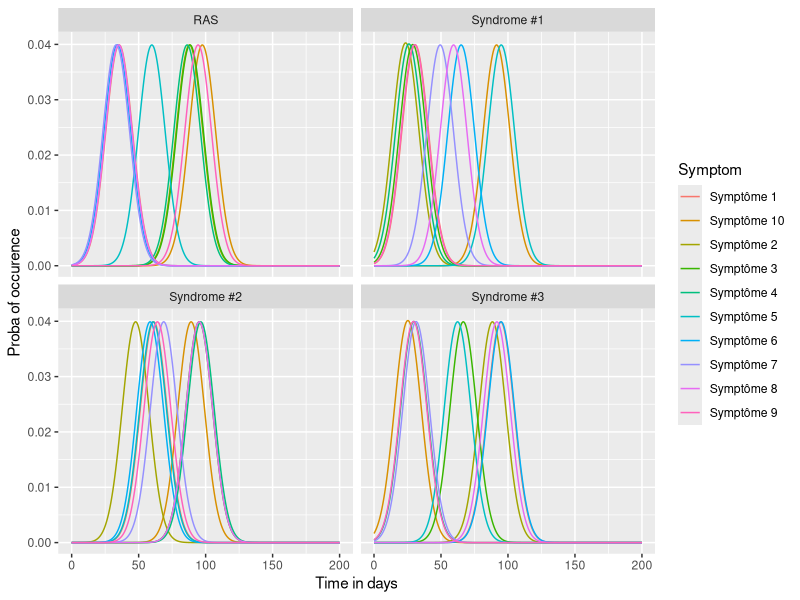
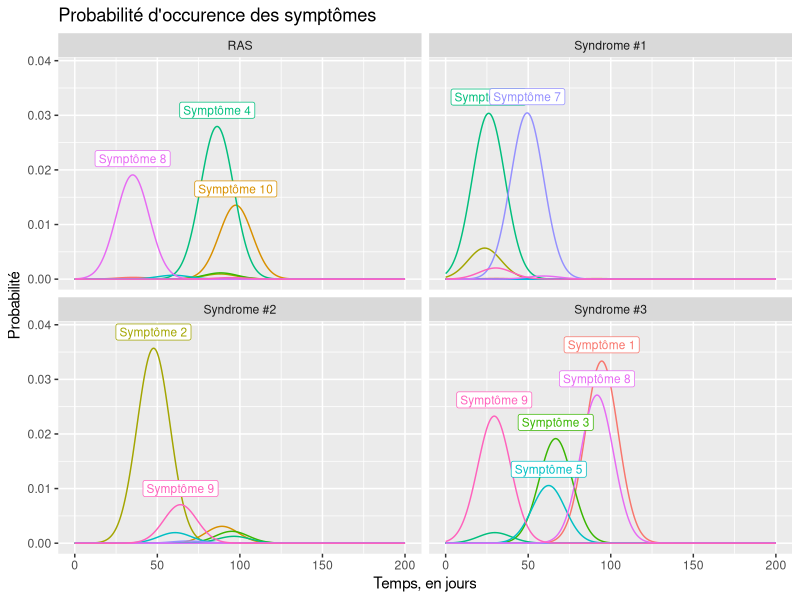
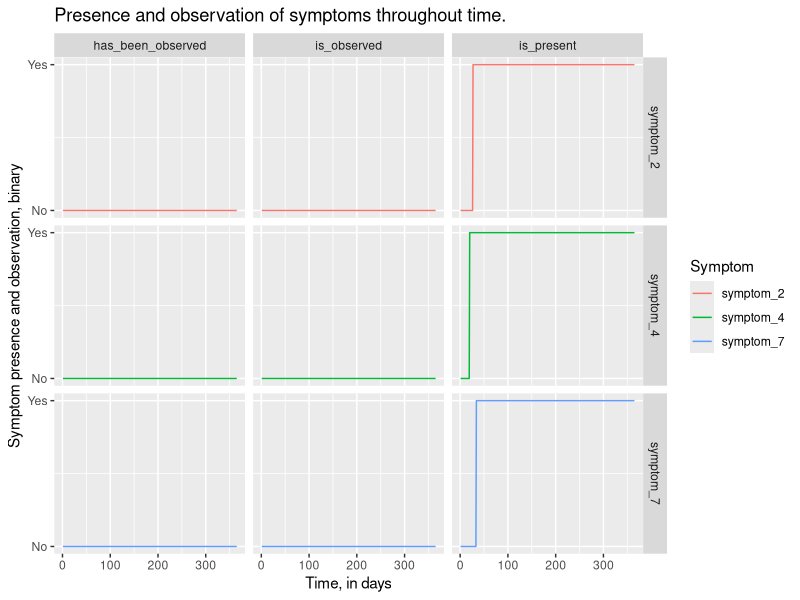

Recreate these plots in R, in order.
# # # # # # # # # # # # # # # # # # # # # # # # # # # # # 
#     HANDLING LIBRARIES (to not do it afterwards ...)
# # # # # # # # # # # # # # # # # # # # # # # # # # # # # 

# load viz library ggplot2
library(ggplot2)

# truncated normal distribution library
library(truncnorm)

# # # # # # # # # # # # # # # # # # # # # # # # # # # # # 
#               CONSTRUCTING METADATAS (I)
# # # # # # # # # # # # # # # # # # # # # # # # # # # # # 

# Metadata on syndromes considered
# ntr = nothing to report
# rd = rare disease
# cd = common disease
syndrome_metadata <- data.frame(
  'id' = paste0('syndrome_', c('ntr', 1:3)),
  'label' = c('RAS', paste0('Syndrome #', 1:3)),
  'is_rare' = c(F, T, F, F),
  'proba' = c(0.40, 0.01, 0.30, 0.29)
)

# Metadata on symptoms considered
# ntr = nothing to report
set.seed(seed = 896543)
N <- 10
set_symptom_types <- c('beginning_to_end', 'chronic', 'latent')
symptom_metadata <- data.frame(
  'id' = paste0('symptom_', 1:N),
  'label' = paste0('Symptôme ', 1:N),
  ## 'label' = paste0('name_symptom_', 1:N),
  'type' = sample(x = set_symptom_types, size = N, replace = TRUE)
)

# # # # # # # # # # # # # # # # # # # # # # # # # # # # # 
#               CONSTRUCTING METADATAS (II)
# # # # # # # # # # # # # # # # # # # # # # # # # # # # # 

# Defining : 
# - independent probability of occurence 
# - conditional occurence times of symptomes conditional on syndromes
# - for chronical syndromes : periodicity

# cross syndromes and symptoms
cross_metadata <- expand.grid(
  'syndrome_id' = syndrome_metadata$id,
  'symptom_id' = symptom_metadata$id
)

rnormalmixture <- function(n, nu, mu, sd){
  grp <- sample(x = 1:length(nu), size = n, replace = TRUE, prob = nu)
  val <- rep(NA, n)
  for(i in 1:length(nu)){
    val[grp == i] <- rnorm(n = sum(grp == i), mean = mu[i], sd = sd[i])
  }
  return(val)
}
# test <- rnormalmixture(n = 1000, nu = c(0.5, 0.2, 0.3), mu = c(-10, 0, 10), sd = c(3,3,3)/100)
# hist(test, breaks = 30)

# set seed for reproducibility of results
set.seed(seed = 19876543)

# probability of observing symptom conditionally to syndrome
cross_metadata$proba_symptom_cond_syndrome <- rbeta(n = nrow(cross_metadata), shape1 = 1/4, shape2 = 1)

# mean and sd of time between syndrome occurence and (first) symptom occurence
cross_metadata$mean_time_before_symptom_declaration <- rnormalmixture(n = nrow(cross_metadata), nu = c(1/3, 1/3, 1/3), mu = c(30, 60, 90), sd = rep(5, 3))
cross_metadata$sd_time_before_symptom_declaration <- 10

# mean time between symptom occurences
cross_metadata$symptom_periodicity <- rchisq(n = nrow(cross_metadata), df = 30, ncp = 0)
temp_chronic_symptom <- cross_metadata$symptom_id %in% symptom_metadata$id[symptom_metadata$type == 'chronic']
cross_metadata$symptom_periodicity[temp_chronic_symptom == FALSE] <- NA

# # # # # # # # # # # # # # # # # # # # # # # # # # # # # # # #
#           PLOT GRAPH
# # # # # # # # # # # # # # # # # # # # # # # # # # # # # # # #

gg_color_hue <- function(n) {
  hues = seq(15, 375, length = n + 1)
  hcl(h = hues, l = 65, c = 100)[1 + 1:n]
}
symptom_color_code <- gg_color_hue(n = nrow(symptom_metadata))

library(DiagrammeR)
#
cross_selection <- (cross_metadata$proba_symptom_cond_syndrome > 0.15)
table(cross_selection)
syndrome_ok_index <- syndrome_metadata$id %in% cross_metadata$syndrome_id[cross_selection]
symptom_ok_index <- symptom_metadata$id %in% cross_metadata$symptom_id[cross_selection]
#
cmd_syndrome_nodes <- paste0(
  "node [fontname = Helvetica, shape = rectangle, style = filled, sides = black, color = black, fontcolor = white, label = '", 
  syndrome_metadata$label[syndrome_ok_index],
  "'] \n ", 
  syndrome_metadata$id[syndrome_ok_index], 
  collapse = " \n\n ")
cat(cmd_syndrome_nodes)
#
cmd_symptom_nodes <- paste0(
  "node [shape = rectangle, style = filled, color = '",
  symptom_color_code,
  "', fontcolor = white, label = '", 
  symptom_metadata$label[symptom_ok_index],
  "'] \n ", 
  symptom_metadata$id[symptom_ok_index],
  collapse = " \n\n ")
cat(cmd_symptom_nodes)
#
cmd_edges <- paste0(
  "edge [color = black, arrowhead = normal, penwidth = ", 4*cross_metadata$proba_symptom_cond_syndrome[cross_selection], "] \n", 
  cross_metadata$syndrome_id[cross_selection],
  " -> ", 
  cross_metadata$symptom_id[cross_selection],
  collapse = " \n\n ")
cat(cmd_edges)
# circo, 
cmd_diagram <- paste0("digraph mygraph{
  graph [overlap = FALSE, layout = twopi] \n\n ",
                      cmd_syndrome_nodes, "\n\n",
                      cmd_symptom_nodes, "\n\n",
                      cmd_edges, "\n\n",
                      "}")
cat(cmd_diagram)
grViz(diagram = cmd_diagram)

# # # # # # # # # # # # # # # # # # # # # # # # # # # # # # # #
#           PATIENT PATHWAY SIMULATION
# # # # # # # # # # # # # # # # # # # # # # # # # # # # # # # #

str(cross_metadata)
library(tidyverse)
cross_metadata %>%
  filter(proba_symptom_cond_syndrome > 0.002) %>%
  arrange(syndrome_id, desc(proba_symptom_cond_syndrome)) %>%
  View()

# # # # # # # # # # # # # # # # # # # # # # # # # # # # # # # #
#           VISUALIZE SYMPTOM OCCURENCE DISTRIBUTION
# # # # # # # # # # # # # # # # # # # # # # # # # # # # # # # #

# list of syndrome IDs
syndrome_ids <- syndrome_metadata$id

# iterate over IDs
global_mat <- NULL
for(syndrome_id in syndrome_ids){
  
  # collect syndrome metadata  
  temp <- cross_metadata[cross_metadata$syndrome_id == syndrome_id,]
  
  # generate time indices to represent distribution
  max_time <- pmax(100, round(max(temp$mean_time_before_symptom_declaration)*2,-2))
  time_ref <- seq(from = 0, to = max_time, length.out = 1000)
  
  # collect (properly-shaped) : (syndrome, symptom, time, proba global occurence symptom, proba occurence at that time, max proba)
  for(row_index_temp in 1:nrow(temp)){
    mat <- cbind.data.frame(
      'V1' = temp$syndrome_id[row_index_temp],
      'V2' = temp$symptom_id[row_index_temp],
      'V3' = time_ref,
      'V4' = temp$proba_symptom_cond_syndrome[row_index_temp],
      ## dexp(x = time_ref, rate = 1 / temp$mean_time_before_symptom_declaration[row_index_temp]),
      'V5' = dtruncnorm(x = time_ref, a = 0, b = +Inf, mean = temp$mean_time_before_symptom_declaration[row_index_temp], sd = temp$sd_time_before_symptom_declaration[row_index_temp]),
      'V6' = FALSE
    )
    
    # identify max proba time point and flag if symptom is typical (> 15%)
    if(temp$proba_symptom_cond_syndrome[row_index_temp] > 0.15){
      row_index_max <- which.max(mat[,5])
      mat[row_index_max,6] <- TRUE
    }
    
    # add to previous dataset
    global_mat <- rbind.data.frame(global_mat, mat)
    
  }
  
}
str(global_mat)
colnames(global_mat) <- c('syndrome_id', 'symptom_id', 'time', 'proba_symptom_cond_syndrome', 'proba_occurence', 'flag_max_proba_occurence')

#
global_mat$syndrome_label <- syndrome_metadata$label[1]
for(i in 1:nrow(syndrome_metadata)){
  global_mat$syndrome_label[global_mat$syndrome_id == syndrome_metadata$id[i]] <- syndrome_metadata$label[i]
}
table(global_mat$syndrome_label)
global_mat$symptom_label <- symptom_metadata$label[1]
for(i in 1:nrow(symptom_metadata)){
  global_mat$symptom_label[global_mat$symptom_id == symptom_metadata$id[i]] <- symptom_metadata$label[i]
}
table(global_mat$symptom_label)

# represent proba_occurence
ggplot(data = global_mat) +
  geom_line(mapping = aes(x = time, y = proba_occurence, col = symptom_label)) +
  facet_wrap(.~syndrome_label) +
  labs(col = 'Symptom') +
  ylab(label = 'Proba of occurence') +
  xlab(label = 'Time in days')

# represent proba_occurence * proba_symptom_cond_syndrome
x_offset_heuristic <- 0 # 200 / 8
y_offset_heuristic <- with(global_mat, max(proba_occurence * proba_symptom_cond_syndrome)) / (6*2)
ggplot(data = global_mat, mapping = aes(x = time, y = proba_occurence * proba_symptom_cond_syndrome, col = symptom_label)) +
  geom_line() +
  geom_label(data = global_mat[global_mat$flag_max_proba_occurence,], mapping = aes(label = symptom_label), nudge_x = x_offset_heuristic, nudge_y = y_offset_heuristic, size = 3) +
  facet_wrap(.~syndrome_label) +
  theme(legend.position = 'none') +
  ylab(label = "Probabilité") +
  xlab(label = 'Temps, en jours') +
  ggtitle(label = "Probabilité d'occurence des symptômes") +
  scale_colour_hue()

# # # # # # # # # # # # # # # # # # # # # # # # # # # # # # # #
#           PATIENT PATHWAY SIMULATION
# # # # # # # # # # # # # # # # # # # # # # # # # # # # # # # #

# !!!!!!!! !!!!!!!! !!!!!!!! !!!!!!!! !!!!!!!! !!!!!!!! !!!!!!!! 
#
#                       important note
#
# - *is_present* indicates that a symptom has developped linked to
# the disease, but it is maybe not yet observed by the patient (e.g. 
# latent symptom, requiring specific medical tests)
# - *is_observed* indicates whether at current day we have confirmation
# of the current presence of the symptom (difference arises in chronic
# cases)
# - *has_been_observed* indicates whether the symptom has ever been observed before :D
#
# !!!!!!!! !!!!!!!! !!!!!!!! !!!!!!!! !!!!!!!! !!!!!!!! !!!!!!!! 

# probability of occurence (truncated gaussian)
proba_occurence <- function(time, mean, sd){
  p1 <- ptruncnorm(q = time-1, a = 0, b = +Inf, mean = mean, sd = sd)
  p2 <- ptruncnorm(q = time, a = 0, b = +Inf, mean = mean, sd = sd)
  return( (p2 - p1) / (1 - p1) )
}

# probability of shift (exponential for now)
proba_shift <- function(time1, time2, mean = 30){
  p1 <- pexp(q = time1, rate = 1 / mean)
  p2 <- pexp(q = time2, rate = 1 / mean)
  return( (p2 - p1) / (1 - p1) )
}

# simulation parameters
NB_DAYS_SIMULATION <- 365
SYNDROME <- syndrome_metadata$id[2]

# collect number of symptoms from metadata
NB_SYMPTOMS <- nrow(symptom_metadata)

# identify subset of cross metadata relevant to the syndrome
syndrome_specific_cross_metadata <- cross_metadata[cross_metadata$syndrome_id == SYNDROME,]

# simulation "container"
sim <- data.frame('time' = 1:NB_DAYS_SIMULATION, 'syndrome' = SYNDROME)
mat <- array(data = FALSE, dim = c(NB_DAYS_SIMULATION, NB_SYMPTOMS * 3))
colnames(mat) <- c(
  paste0(symptom_metadata$id, '_is_present'),
  paste0(symptom_metadata$id, '_is_observed'),
  paste0(symptom_metadata$id, '_has_been_observed')
)
sim <- cbind.data.frame(sim, mat)
str(sim)

# identify columns of "sim" dataframe for easy manipulation
colindexes_is_present <- grep(x = colnames(sim), pattern = '_is_present')
colindexes_has_been_observed <- grep(x = colnames(sim), pattern = '_has_been_observed')
colindexes_is_observed <- grep(x = colnames(sim), pattern = '_is_observed')

# identify rows of symptom's metadata for each type
latent_symptoms <- symptom_metadata$type == 'latent'
chronic_symptoms <- symptom_metadata$type == 'chronic'
beginning_to_end_symptoms <- symptom_metadata$type == 'beginning_to_end'

# simulation seed
set.seed(9876543)

# can be randomized, just uncomment the last line ...
symptoms_that_shall_be_present <- rep(FALSE, NB_SYMPTOMS)
symptoms_that_shall_be_present[c(7,4,2)] <- TRUE
### symptoms_that_shall_be_present <- (runif(n = NB_SYMPTOMS) < syndrome_specific_cross_metadata$proba_symptom_cond_syndrome)

# iterate over time indexes (days)
for(time_index in 1:NB_DAYS_SIMULATION){
  
  ###
  ### check if new symptom is present
  ###
  
  # which symptoms already are present ?
  if(time_index >= 2){
    check_0 <- sim[time_index-1, colindexes_is_present]
  }else{
    check_0 <- rep(FALSE, NB_SYMPTOMS)
  }
  # test occurence
  proba_0 <- proba_occurence(time = time_index, mean = syndrome_specific_cross_metadata$mean_time_before_symptom_declaration, sd = syndrome_specific_cross_metadata$sd_time_before_symptom_declaration)
  test_0 <- runif(n = NB_SYMPTOMS) < proba_0
  # final
  new_sym <- (symptoms_that_shall_be_present & (check_0 == FALSE) & test_0)
  sim[time_index, colindexes_is_present] <- check_0
  if(any(new_sym)){
    sim[time_index, colindexes_is_present[new_sym]] <- TRUE
  }
  
  ###
  ### now, qualify which symptom are currently / have been observed
  ###
  
  # has been observed ...
  if(time_index >= 2){
    sim[time_index, colindexes_has_been_observed] <- sim[time_index-1, colindexes_has_been_observed]
  }else{
    sim[time_index, colindexes_has_been_observed] <- rep(FALSE, NB_SYMPTOMS)
  }
  non_latent_new_sym <- new_sym & !latent_symptoms
  if(any(non_latent_new_sym)){
    sim[time_index, colindexes_has_been_observed[non_latent_new_sym]] <- TRUE
  }
  
  # currently observed (only beggining-to-end and chronic ones)
  sim[time_index, colindexes_is_observed[beginning_to_end_symptoms]] <- sim[time_index, colindexes_is_present[beginning_to_end_symptoms]]
  if(time_index >= 2){
    last_shift_time <- apply(X = sim[1:(time_index-1), colindexes_is_observed[chronic_symptoms]], MARGIN = 2, FUN = function(x){
      if(any(x)){
        v <- which(x)
        return(v[length(v)])
      }else{
        return(1)
      } 
    })
    proba_of_shift <- proba_shift(time1 = last_shift_time, time2 = time_index, mean = 30)
    shifting <- (runif(n = sum(chronic_symptoms)) < proba_of_shift)
    new_state <- sim[time_index-1, colindexes_is_observed[chronic_symptoms]]
    new_state[shifting] <- (!new_state[shifting])
    sim[time_index, colindexes_is_observed[chronic_symptoms]] <- sim[time_index, colindexes_is_present[chronic_symptoms]] & new_state 
  }else{
    sim[time_index, colindexes_is_observed[chronic_symptoms]] <- sim[time_index, colindexes_is_present[chronic_symptoms]]  
  }
  
  # if we just observed the symptom, we update has_been_observed
  sim[time_index, colindexes_has_been_observed] <- (sim[time_index, colindexes_has_been_observed] | sim[time_index, colindexes_is_observed])
  
}

# # # # # # # # # # # # # # # # # # # # # # # # # # # # # # # #
#             SIMULATION ANALYSIS
# # # # # # # # # # # # # # # # # # # # # # # # # # # # # # # #

# syndrome of patient
SYNDROME

# symptoms which will appear
symptom_metadata[symptoms_that_shall_be_present,]

# relevant metadata, sorted by probability of symptom occurence
cross_metadata %>%
  filter(syndrome_id == SYNDROME) %>% 
  arrange(desc(proba_symptom_cond_syndrome))

# preparing data for proper representation
is_present_data <- gather(data = sim[,c(1,colindexes_is_present[symptoms_that_shall_be_present])], key = key, value = value, -time)
is_present_data$type <- 'is_present'
is_observed_data <- gather(data = sim[,c(1,colindexes_is_observed[symptoms_that_shall_be_present])], key = key, value = value, -time)
is_observed_data$type <- 'is_observed'
has_been_observed_data <- gather(data = sim[,c(1,colindexes_has_been_observed[symptoms_that_shall_be_present])], key = key, value = value, -time)
has_been_observed_data$type <- 'has_been_observed'
global_data <- rbind.data.frame(is_present_data, is_observed_data, has_been_observed_data)
global_data$key_uni <- sub(pattern = '\\_is\\_present|\\_is_\\observed|\\_has\\_been\\_observed', replacement = '', x = global_data$key)
global_data$key_uni <- factor(global_data$key_uni)
global_data$type <- factor(global_data$type)
ggplot(data = global_data, mapping = aes(x = time, y = as.numeric(value), col = key_uni)) +
  geom_line() +
  facet_grid(key_uni~type) +
  scale_y_continuous(breaks=c(0, 1),
                     labels=c("No", "Yes")) +
  xlab(label = 'Time, in days') +
  ylab(label = 'Symptom presence and observation, binary') +
  labs(col = 'Symptom') +
  ggtitle(label = 'Presence and observation of symptoms throughout time.')
